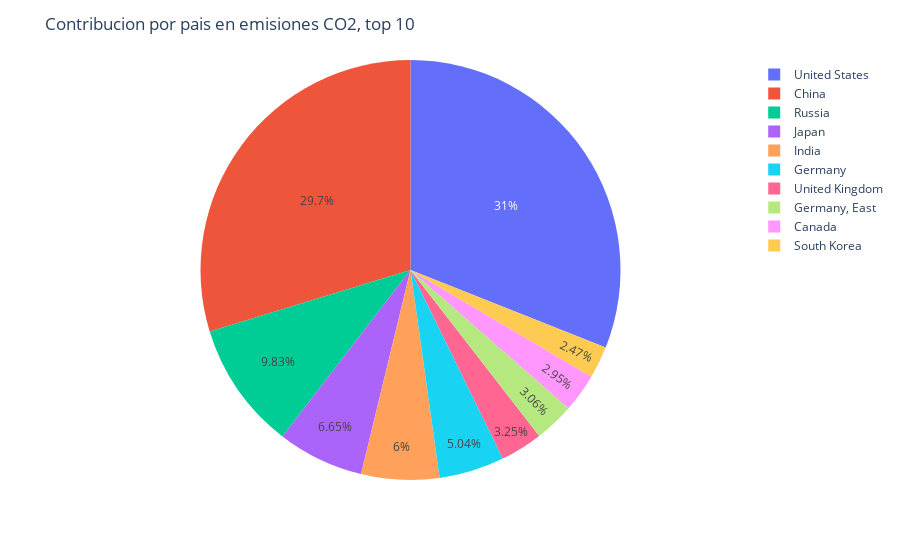

Notebook cell for this chart:
### Code cell
fig = px.pie(df_c,values='CO2_emission',names=df_c.index)
fig.update_layout(title='Contribucion por pais en emisiones CO2, top 10')
fig.show()

### Figure 1 — Plotly figure (JSON) as saved in the notebook; plotly's stock layout.template omitted (floating-point values rounded to 4 significant figures)
{"data": [{"domain": {"x": [0, 1], "y": [0, 1]}, "hovertemplate": "Country=%{label}<br>CO2_emission=%{value}<extra></extra>", "labels": ["United States", "China", "Russia", "Japan", "India", "Germany", "United Kingdom", "Germany, East", "Canada", "South Korea"], "legendgroup": "", "name": "", "showlegend": true, "type": "pie", "values": [5290.0, 5071.0, 1676.0, 1134.0, 1023.0, 858.8, 554.5, 521.6, 503.2, 421.6]}], "layout": {"legend": {"tracegroupgap": 0}, "margin": {"t": 60}, "title": {"text": "Contribucion por pais en emisiones CO2, top 10"}}}
